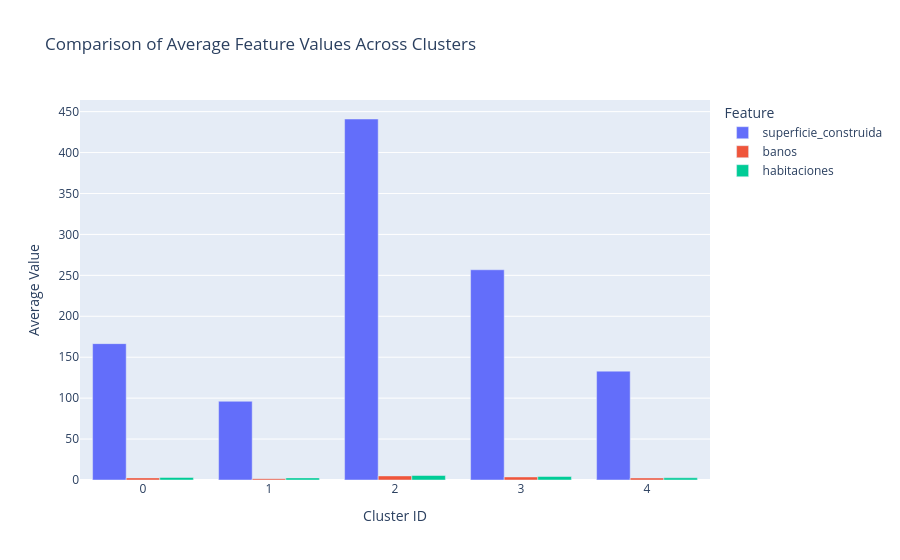

The cell this chart's notebook holds for it:
### Code cell
print("\n--- Visualizing Mean Feature Values by Cluster ---")

# Displaying the data in a formatted table for clarity before plotting.
print("\n--- Summary Table: Mean Feature Values by Cluster ---")
# Using the Pandas Styler for a more professional-looking table output
styled_means = cluster_means.style.format({
    'superficie_construida': '{:,.2f}', # Format with comma for thousands and 2 decimal places
    'banos': '{:.2f}',                  # Format to 2 decimal places
    'habitaciones': '{:.2f}'            # Format to 2 decimal places
}).set_caption("Average Feature Values per Cluster").hide(axis='index')

# The 'display()' function provides a richer rendering in Jupyter Notebooks
display(styled_means)

# Compare average surface area and number of bathrooms
features_to_plot = ['superficie_construida', 'banos', 'habitaciones']
cluster_means = df_clustered.groupby('cluster')[features_to_plot].mean().reset_index()

# We need to "melt" the DataFrame to make it suitable for a grouped bar chart
df_melted = cluster_means.melt(id_vars='cluster', value_vars=features_to_plot, var_name='Feature', value_name='Average Value')

fig = px.bar(
    df_melted,
    x='cluster',
    y='Average Value',
    color='Feature',
    barmode='group', # Group bars for the same cluster side-by-side
    title='Comparison of Average Feature Values Across Clusters',
    labels={'cluster': 'Cluster ID'}
)
fig.update_layout(xaxis_type='category')
fig.show()

### Figure 1 — Plotly figure (JSON) as saved in the notebook; plotly's stock layout.template omitted (floating-point values rounded to 4 significant figures)
{"data": [{"alignmentgroup": "True", "hovertemplate": "Feature=superficie_construida<br>Cluster ID=%{x}<br>Average Value=%{y}<extra></extra>", "legendgroup": "superficie_construida", "marker": {"color": "#636efa", "pattern": {"shape": ""}}, "name": "superficie_construida", "offsetgroup": "superficie_construida", "orientation": "v", "showlegend": true, "textposition": "auto", "type": "bar", "x": [0, 1, 2, 3, 4], "xaxis": "x", "y": [166.6, 96.15, 441.0, 256.8, 133.0], "yaxis": "y"}, {"alignmentgroup": "True", "hovertemplate": "Feature=banos<br>Cluster ID=%{x}<br>Average Value=%{y}<extra></extra>", "legendgroup": "banos", "marker": {"color": "#EF553B", "pattern": {"shape": ""}}, "name": "banos", "offsetgroup": "banos", "orientation": "v", "showlegend": true, "textposition": "auto", "type": "bar", "x": [0, 1, 2, 3, 4], "xaxis": "x", "y": [2.576, 1.571, 5.0, 3.736, 2.475], "yaxis": "y"}, {"alignmentgroup": "True", "hovertemplate": "Feature=habitaciones<br>Cluster ID=%{x}<br>Average Value=%{y}<extra></extra>", "legendgroup": "habitaciones", "marker": {"color": "#00cc96", "pattern": {"shape": ""}}, "name": "habitaciones", "offsetgroup": "habitaciones", "orientation": "v", "showlegend": true, "textposition": "auto", "type": "bar", "x": [0, 1, 2, 3, 4], "xaxis": "x", "y": [3.111, 2.574, 5.5, 4.248, 2.7], "yaxis": "y"}], "layout": {"barmode": "group", "legend": {"title": {"text": "Feature"}, "tracegroupgap": 0}, "title": {"text": "Comparison of Average Feature Values Across Clusters"}, "xaxis": {"anchor": "y", "domain": [0, 1], "title": {"text": "Cluster ID"}, "type": "category"}, "yaxis": {"anchor": "x", "domain": [0, 1], "title": {"text": "Average Value"}}}}
